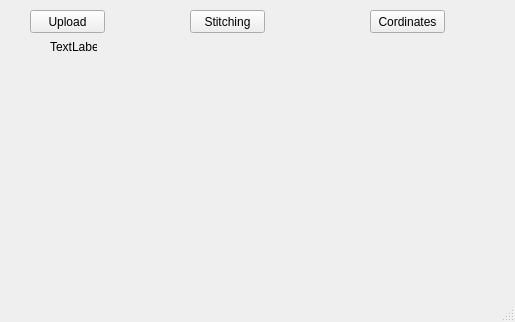
<?xml version="1.0" encoding="UTF-8"?>
<ui version="4.0">
 <class>MainWindow</class>
 <widget class="QMainWindow" name="MainWindow">
  <property name="geometry">
   <rect>
    <x>0</x>
    <y>0</y>
    <width>515</width>
    <height>322</height>
   </rect>
  </property>
  <property name="windowTitle">
   <string>MainWindow</string>
  </property>
  <widget class="QWidget" name="centralwidget">
   <widget class="QPushButton" name="pushButton_upload">
    <property name="geometry">
     <rect>
      <x>30</x>
      <y>10</y>
      <width>75</width>
      <height>23</height>
     </rect>
    </property>
    <property name="text">
     <string>Upload</string>
    </property>
   </widget>
   <widget class="QLabel" name="label">
    <property name="geometry">
     <rect>
      <x>50</x>
      <y>40</y>
      <width>47</width>
      <height>14</height>
     </rect>
    </property>
    <property name="text">
     <string>TextLabel</string>
    </property>
   </widget>
   <widget class="QPushButton" name="pushButton_process">
    <property name="geometry">
     <rect>
      <x>190</x>
      <y>10</y>
      <width>75</width>
      <height>23</height>
     </rect>
    </property>
    <property name="text">
     <string>Stitching</string>
    </property>
   </widget>
   <widget class="QPushButton" name="pushButton_generate">
    <property name="geometry">
     <rect>
      <x>370</x>
      <y>10</y>
      <width>75</width>
      <height>23</height>
     </rect>
    </property>
    <property name="text">
     <string>Cordinates</string>
    </property>
   </widget>
  </widget>
  <widget class="QMenuBar" name="menubar">
   <property name="geometry">
    <rect>
     <x>0</x>
     <y>0</y>
     <width>515</width>
     <height>22</height>
    </rect>
   </property>
  </widget>
  <widget class="QStatusBar" name="statusbar"/>
 </widget>
 <resources/>
 <connections/>
</ui>
